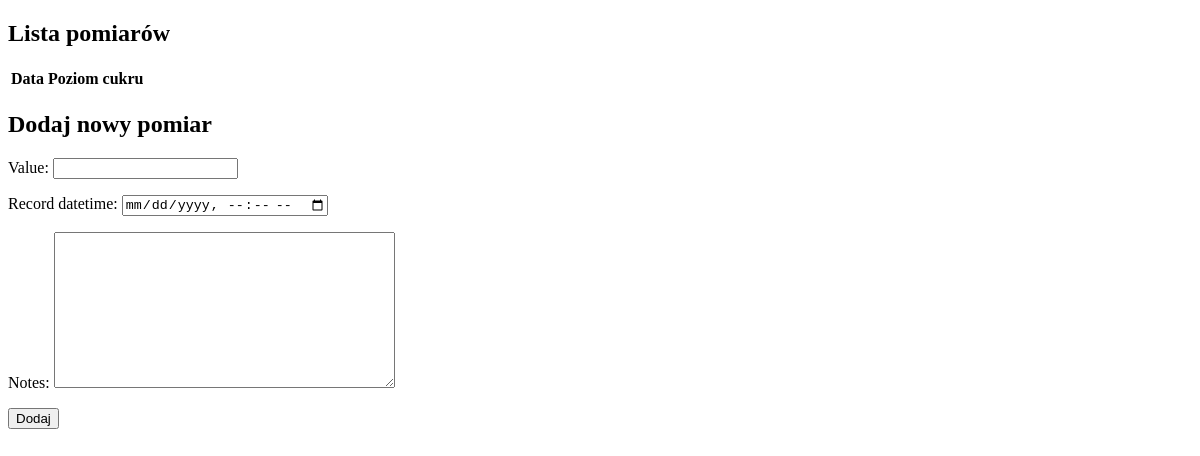
Page /glucoses/ (signed in) on the earlier database version.
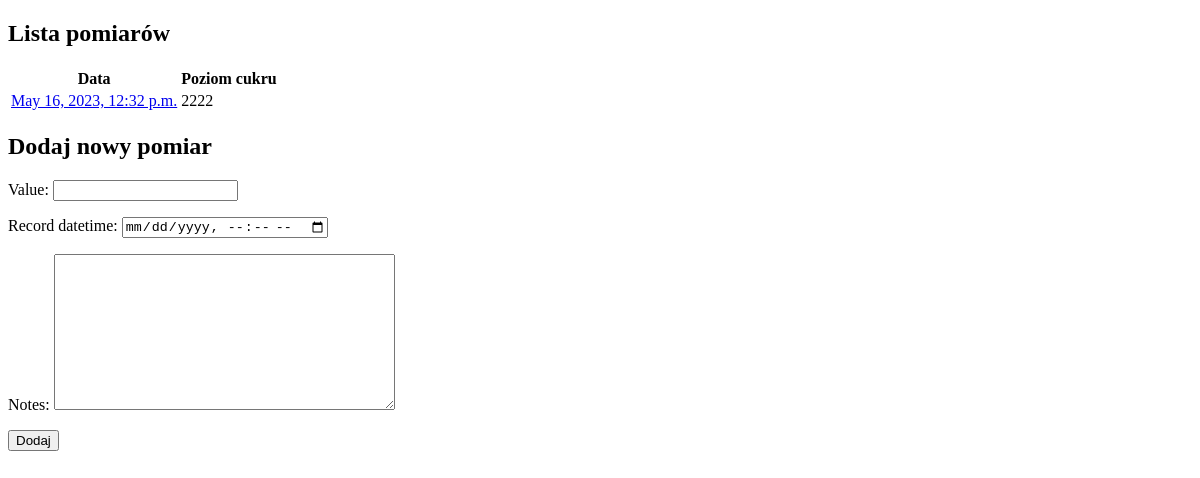
Same page on the later database version.
### glucoses/models.py (models this page shows)
class Glucose(models.Model):
    user = models.ForeignKey("auth.User", on_delete=models.CASCADE)
    value = models.PositiveSmallIntegerField()
    record_datetime = models.DateTimeField()
    notes = models.TextField(null=True, blank=True)

### glucoses/views.py (the view, shortened to what this page needs)
# urls.py: path('', glucoses_list, name="list"),
@login_required
def glucoses_list(request):
    glucoses = Glucose.objects.filter(user=request.user)
    form = GlucoseForm()
    return render(request, "glucoses/list.html", {'glucoses': glucoses, 'form': form})

### glucoses/forms.py
class GlucoseForm(forms.ModelForm):
    record_datetime = forms.DateTimeField(
        widget=forms.DateTimeInput(attrs={'type': 'datetime-local', 'class': 'form-control'}))
    class Meta:
        model = Glucose
        exclude = ["user"]

### glucoses/templates/glucoses/list.html (shortened to what this page needs)
{% extends 'base.html' %}
{% block content %}
    <h2>Lista pomiarów </h2>
    <table>
        <tr>
        <th> Data</th>
        <th> Poziom cukru </th>
        </tr>
        {% for el in glucoses %}
        <tr>
            <td><a href="{% url 'glucoses:details' el.id %}">
            {{ el.record_datetime }}</a></td>
            <td> {{ el.value }}</td>
        </tr>
        {% endfor %}
    </table>
    <div>
        <h2> Dodaj nowy pomiar </h2>
        <form method="POST">
            {{ form.as_p }}
            <button type="submit" >Dodaj</button>
        </form>
    </div>
{% endblock %}

Differences in the rows shown:
added Glucose: record_datetime "May 16, 2023, 12:32 p.m.", value "2222"
